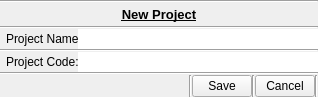
<?xml version="1.0" encoding="UTF-8"?>
<ui version="4.0">
 <class>dial_newProject</class>
 <widget class="QDialog" name="dial_newProject">
  <property name="geometry">
   <rect>
    <x>0</x>
    <y>0</y>
    <width>318</width>
    <height>97</height>
   </rect>
  </property>
  <property name="windowTitle">
   <string>New Project</string>
  </property>
  <layout class="QGridLayout" name="gridLayout">
   <property name="margin">
    <number>0</number>
   </property>
   <property name="spacing">
    <number>0</number>
   </property>
   <item row="0" column="0">
    <widget class="Line" name="line">
     <property name="orientation">
      <enum>Qt::Horizontal</enum>
     </property>
    </widget>
   </item>
   <item row="1" column="0">
    <widget class="QLabel" name="l_newProject">
     <property name="font">
      <font>
       <pointsize>10</pointsize>
       <weight>75</weight>
       <bold>true</bold>
       <underline>true</underline>
      </font>
     </property>
     <property name="text">
      <string>New Project</string>
     </property>
     <property name="alignment">
      <set>Qt::AlignCenter</set>
     </property>
    </widget>
   </item>
   <item row="2" column="0">
    <widget class="Line" name="line_2">
     <property name="orientation">
      <enum>Qt::Horizontal</enum>
     </property>
    </widget>
   </item>
   <item row="6" column="0">
    <widget class="Line" name="line_3">
     <property name="orientation">
      <enum>Qt::Horizontal</enum>
     </property>
    </widget>
   </item>
   <item row="7" column="0">
    <layout class="QHBoxLayout" name="hl_buttons">
     <property name="spacing">
      <number>0</number>
     </property>
     <item>
      <spacer name="horizontalSpacer">
       <property name="orientation">
        <enum>Qt::Horizontal</enum>
       </property>
       <property name="sizeHint" stdset="0">
        <size>
         <width>40</width>
         <height>20</height>
        </size>
       </property>
      </spacer>
     </item>
     <item>
      <widget class="Line" name="line_5">
       <property name="orientation">
        <enum>Qt::Vertical</enum>
       </property>
      </widget>
     </item>
     <item>
      <widget class="QPushButton" name="pb_save">
       <property name="minimumSize">
        <size>
         <width>60</width>
         <height>0</height>
        </size>
       </property>
       <property name="maximumSize">
        <size>
         <width>60</width>
         <height>16777215</height>
        </size>
       </property>
       <property name="text">
        <string>Save</string>
       </property>
       <property name="autoDefault">
        <bool>false</bool>
       </property>
       <property name="flat">
        <bool>false</bool>
       </property>
      </widget>
     </item>
     <item>
      <widget class="Line" name="line_6">
       <property name="orientation">
        <enum>Qt::Vertical</enum>
       </property>
      </widget>
     </item>
     <item>
      <widget class="QPushButton" name="pb_cancel">
       <property name="minimumSize">
        <size>
         <width>60</width>
         <height>0</height>
        </size>
       </property>
       <property name="maximumSize">
        <size>
         <width>60</width>
         <height>16777215</height>
        </size>
       </property>
       <property name="text">
        <string>Cancel</string>
       </property>
       <property name="autoDefault">
        <bool>false</bool>
       </property>
       <property name="flat">
        <bool>false</bool>
       </property>
      </widget>
     </item>
     <item>
      <widget class="Line" name="line_7">
       <property name="orientation">
        <enum>Qt::Vertical</enum>
       </property>
      </widget>
     </item>
    </layout>
   </item>
   <item row="5" column="0">
    <layout class="QHBoxLayout" name="hl_projectCode">
     <property name="leftMargin">
      <number>6</number>
     </property>
     <property name="rightMargin">
      <number>0</number>
     </property>
     <item>
      <widget class="QLabel" name="l_projectCode">
       <property name="minimumSize">
        <size>
         <width>72</width>
         <height>0</height>
        </size>
       </property>
       <property name="maximumSize">
        <size>
         <width>72</width>
         <height>16777215</height>
        </size>
       </property>
       <property name="text">
        <string>Project Code: </string>
       </property>
      </widget>
     </item>
     <item>
      <widget class="QLineEdit" name="le_projectCode">
       <property name="mouseTracking">
        <bool>false</bool>
       </property>
       <property name="focusPolicy">
        <enum>Qt::StrongFocus</enum>
       </property>
       <property name="frame">
        <bool>false</bool>
       </property>
       <property name="echoMode">
        <enum>QLineEdit::Normal</enum>
       </property>
      </widget>
     </item>
    </layout>
   </item>
   <item row="3" column="0">
    <layout class="QHBoxLayout" name="hl_projectName">
     <property name="leftMargin">
      <number>6</number>
     </property>
     <property name="rightMargin">
      <number>0</number>
     </property>
     <item>
      <widget class="QLabel" name="l_projectName">
       <property name="minimumSize">
        <size>
         <width>72</width>
         <height>0</height>
        </size>
       </property>
       <property name="maximumSize">
        <size>
         <width>72</width>
         <height>16777215</height>
        </size>
       </property>
       <property name="text">
        <string>Project Name: </string>
       </property>
      </widget>
     </item>
     <item>
      <widget class="QLineEdit" name="le_projectName">
       <property name="mouseTracking">
        <bool>false</bool>
       </property>
       <property name="focusPolicy">
        <enum>Qt::StrongFocus</enum>
       </property>
       <property name="frame">
        <bool>false</bool>
       </property>
       <property name="echoMode">
        <enum>QLineEdit::Normal</enum>
       </property>
      </widget>
     </item>
    </layout>
   </item>
   <item row="4" column="0">
    <widget class="Line" name="line_4">
     <property name="orientation">
      <enum>Qt::Horizontal</enum>
     </property>
    </widget>
   </item>
  </layout>
 </widget>
 <tabstops>
  <tabstop>le_projectName</tabstop>
  <tabstop>le_projectCode</tabstop>
  <tabstop>pb_save</tabstop>
  <tabstop>pb_cancel</tabstop>
 </tabstops>
 <resources/>
 <connections/>
</ui>
